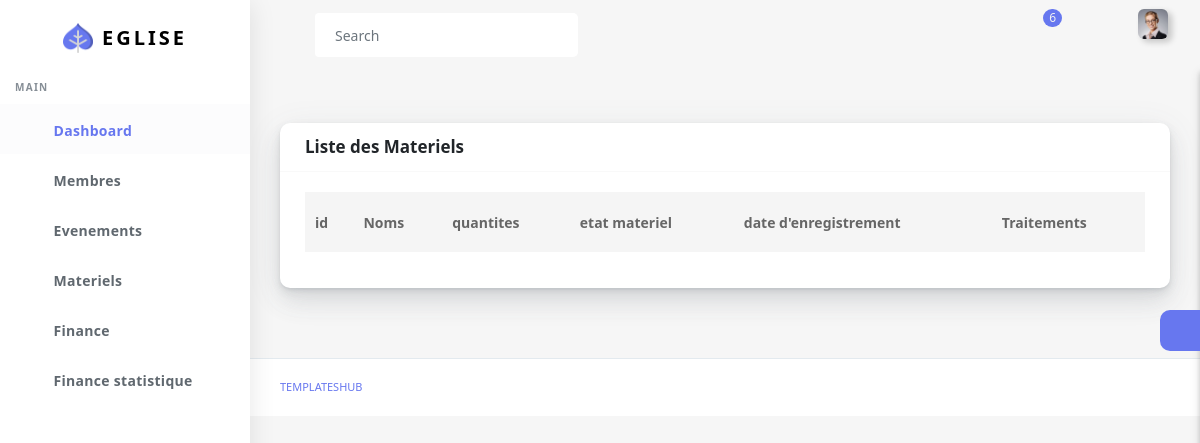
Page /materielRead/ (signed in) on the earlier database version.
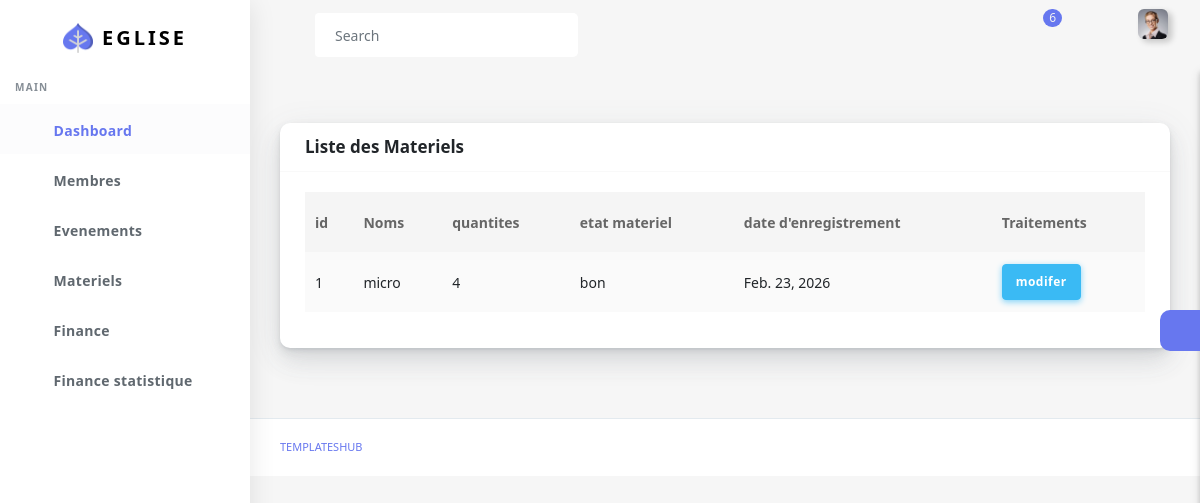
Same page on the later database version.
### eglise/models.py (models this page shows, shortened)
class Materiel(models.Model):
    nomMateriel = models.CharField(max_length = 50 , null = True)
    ETATCHOIX = [
        ('tres bon','Tres Bon') ,
        ('bon' , 'Bon') ,
        ('panne' , 'Panne')
    ]
    etatMateriel = models.CharField(max_length = 30 , choices = ETATCHOIX, null = True)
    dateRegister = models.DateField(auto_now_add = True)
    quantiteMateriel = models.IntegerField()
    userMateriel = models.ForeignKey(User , on_delete = models.CASCADE , null = True)

### eglise/views.py (the view)
# urls.py: path('materielRead/' , materielRead , name ='materielRead') ,
@login_required()
def materielRead(request):
    profil = Profil.objects.filter(user = request.user).first()
    fonction = profil.fonction.nomFonction if profil else None
    lst = Materiel.objects.filter(userMateriel = request.user).all()
    return render(request, 'back/materielRead.html',{'fonction':fonction,'lst': lst})

### eglise/templates/back/materielRead.html (shortened to what this page needs)
<!DOCTYPE html>
<html lang="en">
  {% load static %}
<head>
  <link rel="stylesheet" href="{% static 'back/assets/css/app.min.css'%}">
  <link rel="stylesheet" href="{% static 'back/assets/bundles/datatables/datatables.min.css'%}">
  <link rel="stylesheet" href="{% static 'back/assets/bundles/datatables/DataTables-1.10.16/css/dataTables.bootstrap4.min.css'%}">
  <link rel="stylesheet" href="{% static 'back/assets/css/style.css'%}">
  <link rel="stylesheet" href="{% static 'back/assets/css/components.css'%}">
  <link rel="stylesheet" href="{% static 'back/assets/css/custom.css'%}">
</head>
<body>
  <div id="app">
    <div class="main-wrapper main-wrapper-1">
      <div class="navbar-bg"></div>
     {% include "back/query/nav.html" %}
      {% include "back/query/sidebar.html" %}
      <div class="main-content">
        <section class="section">
          <div class="section-body">
            <div class="row">
              <div class="col-12">
                <div class="card">
                  <div class="card-header">
                    <h4>Liste des Materiels</h4>
                  </div>
                  <div class="card-body">
                    <div class="table-responsive">
                      <table class="table table-striped table-hover" id="tableExport" style="width:100%;">
                        <thead>
                          <tr>
                            <th>id</th>
                            <th>Noms</th>
                            <th>quantites</th>
                            <th>etat materiel</th>
                            <th>date d'enregistrement</th>
                            <th>Traitements</th>
                          </tr>
                        </thead>
                        <tbody>
                          {% for listes in lst %}
                          <tr>
                            <td>{{listes.id}}</td>
                            <td>{{listes.nomMateriel}}</td>
                            <td>{{listes.quantiteMateriel}}</td>
                            <td>{{listes.etatMateriel}}</td>
                            <td>{{listes.dateRegister}}</td>
                            <td>
                              <a href="" class="btn btn-info" >modifer</a>
                            </td>
                          </tr>
                          {% endfor %}
                        </tbody>
                      </table>
                    </div>
                  </div>
                </div>
              </div>
            </div>
          </div>
        </section>
        <div class="settingSidebar">
          <a href="javascript:void(0)" class="settingPanelToggle"> <i class="fa fa-spin fa-cog"></i>
          </a>
        </div>
      </div>
      <footer class="main-footer">
        <div class="footer-left">
          <a href="templateshub.net">Templateshub</a></a>
        </div>
      </footer>
    </div>
  </div>
</body>
</html>

Differences in the rows shown:
added Materiel: id "1", nomMateriel "micro", quantiteMateriel "4", etatMateriel "bon", dateRegister "Feb. 23, 2026"
